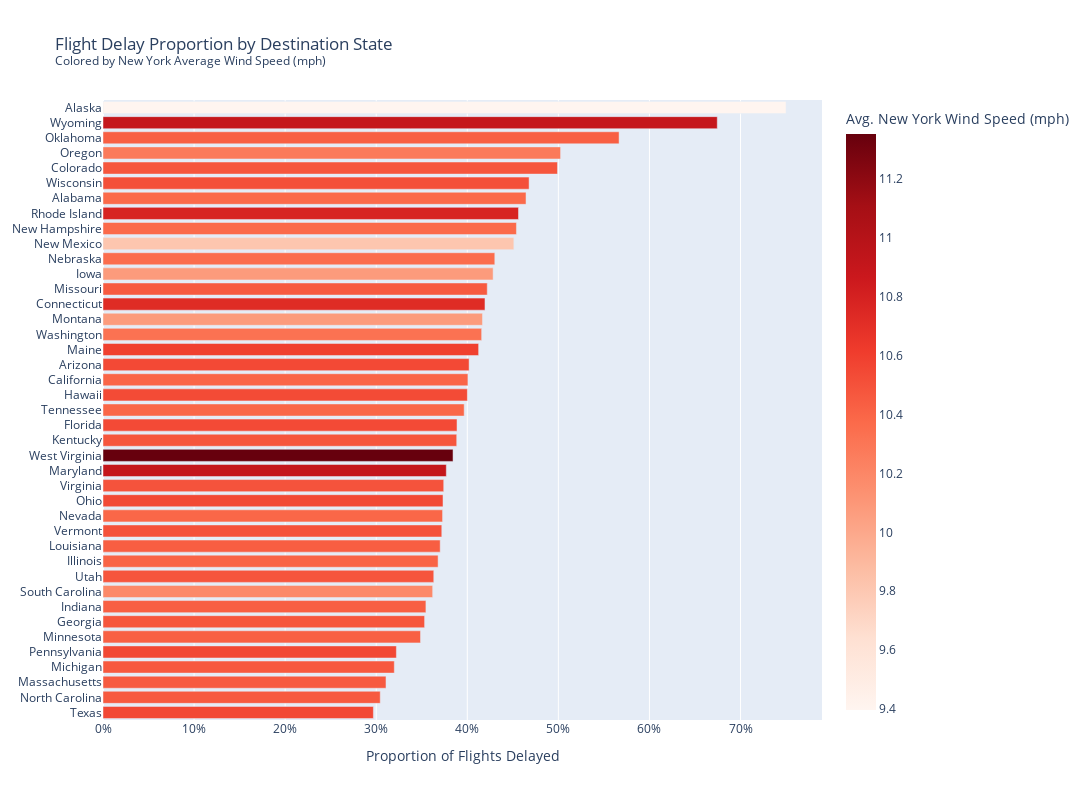

Notebook cell for this chart:
### Markdown cell above
## Does New York Wind Speed Affect the Proportion of Destintion Flights Delayed?

### Code cell
fig_2.show()

### Figure 1 — Plotly figure (JSON) as saved in the notebook; plotly's stock layout.template omitted (floating-point values rounded to 4 significant figures)
{"data": [{"customdata": [[21320.0, 10.38], [576.0, 9.396], [333000.0, 10.55], [1157000.0, 10.4], [520000.0, 10.48], [31790.0, 10.73], [1007000.0, 10.54], [1232000.0, 10.48], [50570.0, 10.53], [1238000.0, 10.41], [148600.0, 10.43], [40810.0, 10.08], [282500.0, 10.48], [272000.0, 10.44], [168400.0, 10.59], [127500.0, 10.91], [1111000.0, 10.46], [672000.0, 10.47], [514400.0, 10.43], [310800.0, 10.46], [2592.0, 10.08], [60810.0, 10.36], [429300.0, 10.39], [72250.0, 10.38], [18140.0, 9.814], [1006000.0, 10.46], [327500.0, 10.55], [24820.0, 10.43], [96890.0, 10.28], [117000.0, 10.55], [26900.0, 10.78], [206300.0, 10.19], [453400.0, 10.39], [625700.0, 10.55], [176500.0, 10.48], [185300.0, 10.51], [408500.0, 10.49], [280700.0, 10.33], [9918.0, 11.35], [200800.0, 10.51], [1708.0, 10.9]], "hovertemplate": "Proportion of Flights Delayed=%{x:.1%}<br>total_flights=%{customdata[0]:,d}<br>Avg. New York Wind Speed (mph)=%{marker.color:.1f}<extra></extra>", "legendgroup": "", "marker": {"color": [10.38, 9.396, 10.55, 10.4, 10.48, 10.73, 10.54, 10.48, 10.53, 10.41, 10.43, 10.08, 10.48, 10.44, 10.59, 10.91, 10.46, 10.47, 10.43, 10.46, 10.08, 10.36, 10.39, 10.38, 9.814, 10.46, 10.55, 10.43, 10.28, 10.55, 10.78, 10.19, 10.39, 10.55, 10.48, 10.51, 10.49, 10.33, 11.35, 10.51, 10.9], "coloraxis": "coloraxis", "pattern": {"shape": ""}}, "name": "", "orientation": "h", "showlegend": false, "textposition": "auto", "type": "bar", "x": [0.4645, 0.75, 0.402, 0.4007, 0.499, 0.4194, 0.3887, 0.3531, 0.4001, 0.3679, 0.3546, 0.4284, 0.3884, 0.3702, 0.4124, 0.377, 0.3107, 0.3199, 0.3486, 0.4219, 0.4167, 0.4302, 0.3729, 0.454, 0.4511, 0.3044, 0.3734, 0.5667, 0.5024, 0.3221, 0.4562, 0.362, 0.3966, 0.2969, 0.3632, 0.372, 0.3741, 0.4158, 0.3844, 0.4679, 0.6745], "xaxis": "x", "y": ["Alabama", "Alaska", "Arizona", "California", "Colorado", "Connecticut", "Florida", "Georgia", "Hawaii", "Illinois", "Indiana", "Iowa", "Kentucky", "Louisiana", "Maine", "Maryland", "Massachusetts", "Michigan", "Minnesota", "Missouri", "Montana", "Nebraska", "Nevada", "New Hampshire", "New Mexico", "North Carolina", "Ohio", "Oklahoma", "Oregon", "Pennsylvania", "Rhode Island", "South Carolina", "Tennessee", "Texas", "Utah", "Vermont", "Virginia", "Washington", "West Virginia", "Wisconsin", "Wyoming"], "yaxis": "y"}], "layout": {"barmode": "relative", "coloraxis": {"colorbar": {"title": {"text": "Avg. New York Wind Speed (mph)"}}, "colorscale": [[0, "rgb(255,245,240)"], [0.125, "rgb(254,224,210)"], [0.25, "rgb(252,187,161)"], [0.375, "rgb(252,146,114)"], [0.5, "rgb(251,106,74)"], [0.625, "rgb(239,59,44)"], [0.75, "rgb(203,24,29)"], [0.875, "rgb(165,15,21)"], [1, "rgb(103,0,13)"]]}, "height": 800, "legend": {"tracegroupgap": 0}, "title": {"text": "Flight Delay Proportion by Destination State<br><sup>Colored by New York Average Wind Speed (mph)</sup>"}, "width": 1200, "xaxis": {"anchor": "y", "domain": [0, 1], "tickformat": ".0%", "title": {"text": "Proportion of Flights Delayed"}}, "yaxis": {"anchor": "x", "categoryorder": "total ascending", "domain": [0, 1], "title": {}}}}
